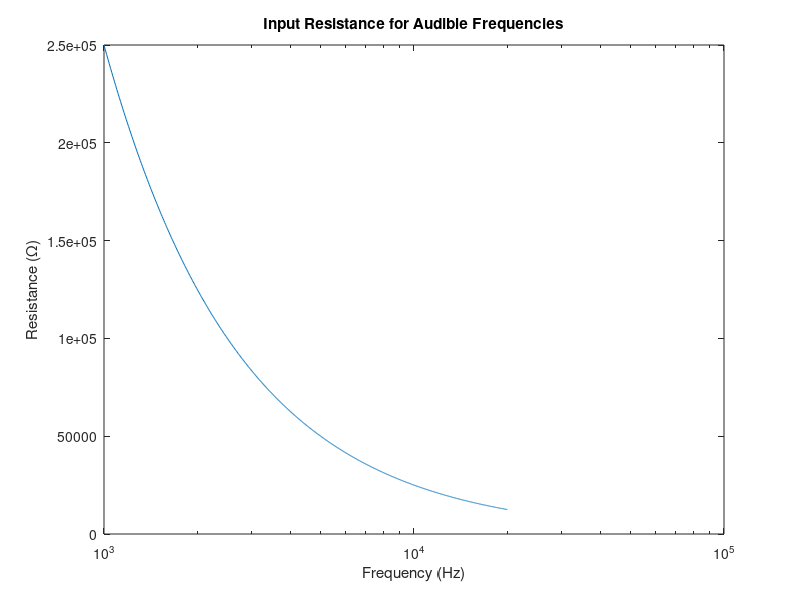

Here is the MATLAB script that generated this plot:
% Nathan Blanchard
% Analog Synth Calculations
clear
clc
%% Signal Generator
% Input resistance
frequency = 1000:10:20000;
resistance = 250*10^6 ./ frequency;

figure
semilogx(frequency, resistance)
title('Input Resistance for Audible Frequencies'), xlabel('Frequency (Hz)'), ylabel('Resistance ({\Omega})')

%% Schmitt Trigger Oscillator Frequency
capacitance = 33 * 10^-9 %% Set capacticance here
frequency = [1000 20000]; %% Frequency range as a 1x2 matrix

Resistor = 1 ./ (4 .* capacitance .* frequency)
resistanceDifferential = Resistor(1) - Resistor(2)
